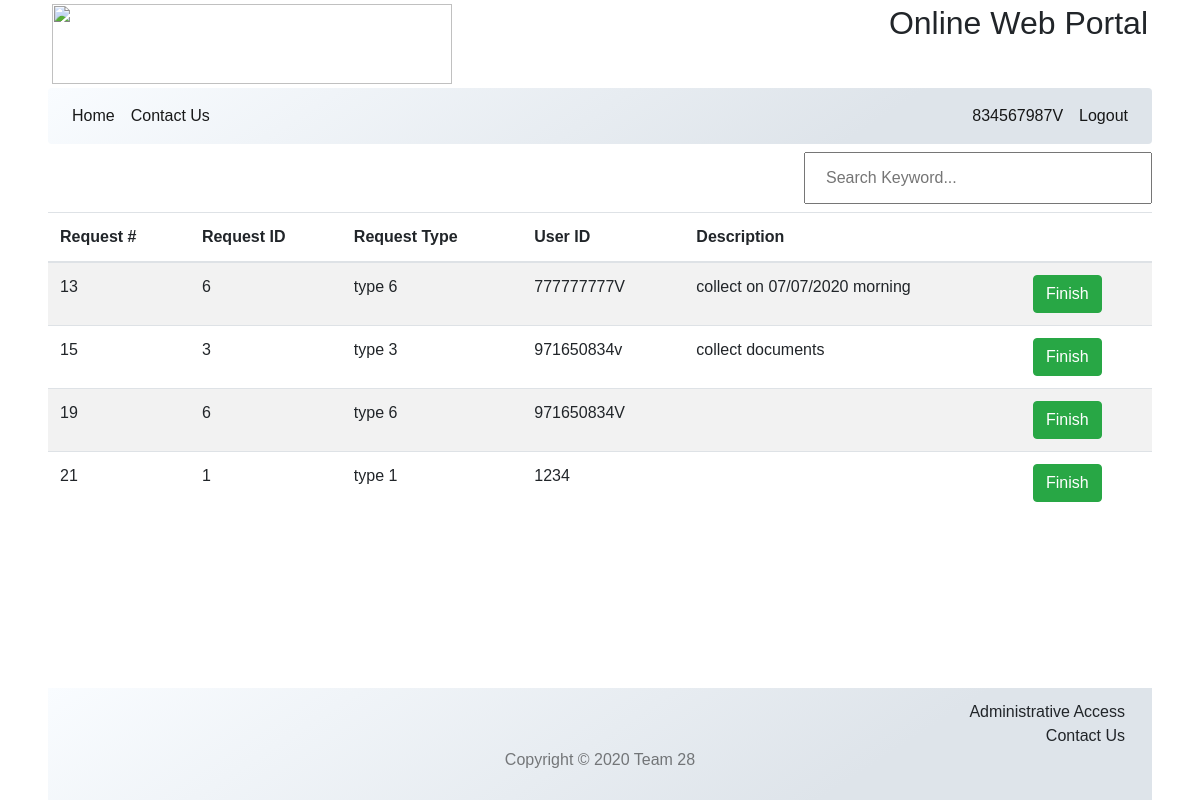
Page /completeJob.admin.php (signed in) on the committed database.
### tables this page shows
CREATE TABLE `requestslist` (
  `requestNo` int(20) NOT NULL,
  `requestId` int(10) NOT NULL,
  `userId` varchar(12) NOT NULL,
  `date` datetime NOT NULL DEFAULT CURRENT_TIMESTAMP,
  `status` varchar(10) NOT NULL DEFAULT 'new',
  `description` varchar(200) DEFAULT NULL
);

### model/connection.model.php (called while the page is built, shortened)
<?php
class connection{
    private $host = "localhost";
    private $user = "root";
    private $pwd = "";
    private $dbName = "deon";
    public function connect(){
        $connection = mysqli_connect($this->host,$this->user,$this->pwd,$this->dbName);
        return $connection;
    }
    public function runQuery($query){
        $connection= $this->connect();
        return mysqli_query($connection,$query);
    }
}
?>

### model/adminJob.model.php (called while the page is built)
<?php
include_once 'connection.model.php';
class adModel extends connection
{
    public function getRequestHistory($var){
        $query= "SELECT requestslist.requestNo,requestslist.requestId,requestslist.userId,requestslist.description FROM requestslist WHERE   status='$var'";
        return $this->runQuery($query);
    }
}
?>

### controller/adminJob.ctrl.php (called while the page is built, shortened)
<?php
include_once 'model/adminJob.model.php';
class adminTableControl{
    public function requestHistory($var)
    {
        $adModel=new adModel();
        $result=$adModel->getRequestHistory($var);
        return $result;
    }
    public function hasJobsSubmitted($result)
    {
        if ($result-> num_rows > 0){
            return true;
        }
        else return false;
    }
    public function fetchData($result)
    {
        return $result-> fetch_assoc();
    }
}
?>

### completeJob.admin.php (the view, shortened to what this page needs)
<!DOCTYPE html>
<html lang="en">
<head>
</head>
<body>
<?php include_once("inc/Header.php"); ?>
<link rel="stylesheet" href="css/newJobs.css">
<?php
require_once 'controller/adminJob.ctrl.php';
$adctrll=new adminTableControl();
$var="completed";
$result=$adctrll-> requestHistory($var);
if ($adctrll->hasJobsSubmitted($result)) {?>
      <div class="row">
<div class="col-sm-8"> </div>
<div class="col-sm-4">
        <div class="search-bar"><input type="text" id="searchBar"  placeholder="Search Keyword..."></div>
</div>
</div>
        <div>
        <div class='table-responsive'>
 <table id="tablePreview" class="table table-hover table-striped">
   <thead>
     <tr>
       <th>Request #</th>
       <th>Request ID</th>
       <th>Request Type</th>
       <th>User ID</th>
       <th>Description</th>
       <th></th>
     </tr>
   </thead>
   <tbody id="requestTable">
   <?php
while ($row=$adctrll->fetchData($result)){
  $rowdata= "<tr><td class='column1'>" .$row["requestNo"]
           ."</td><td class='column1'>".$row["requestId"]
           ."</td><td class='column1'>type  ".$row["requestId"]
           ."</td><td class='column1'>".$row["userId"]
           ."</td><td class='column1'>".$row["description"]."</td>";
          $finishButton='<td> <form method="post">
          <input type="hidden" name="requestNo" value='.$row["requestNo"].'>
          <input type="submit" name="Finish"
                  class="btn btn-success" value="Finish" /> </form></td></tr>';
      echo $rowdata,$finishButton;
}
     ?>
   </tbody>
 </table>
</div>
        </div>
    </div>
    <?php
    }
    else  {require_once 'inc/alert.view.php';
      $alertView=new alert();
        echo $alertView->showAlert('No Jobs Available','info');}
    ?>
<?php include_once('inc/Footer.php'); ?>
</body>
</html>

### css/CustomStyleSheet.css (style rules this page uses)
form { border: 3px solid #f1f1f1; }
input[type="text"], input[type="password"] { width: 100%; padding: 12px 20px; margin: 8px 0; display: inline-block; border: 1px solid f1f1f1; box-sizing: border-box; }
body { font-family: Arial, Helvetica, sans-serif; position: relative; padding-bottom: 111px; min-height: 100vh; }

### css/newJobs.css (style rules this page uses)
form { border: none; }

### rows in the picture
requestslist: requestNo "13", requestId "6", userId "777777777V", description "collect on 07/07/2020 morning"
requestslist: requestNo "15", requestId "3", userId "971650834v", description "collect documents"
requestslist: requestNo "19", requestId "6", userId "971650834V"
requestslist: requestNo "21", requestId "1", userId "1234"

### other values in the picture
$_SESSION['adminID'] "834567987V"
